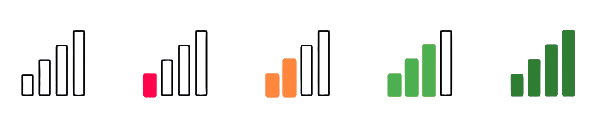
#> input picture designs/barre.png, 605 x 120 px, found by its file name
$ python Ophython.py
#> lines starting #> are read from the running program, lines starting #| are printed output that depends on the picture
from PIL import Image

# Ouvre l'image
image = Image.open('G:/My Drive/Ensias/1A/S2/PFA/systeme-vote/designs/barre.png')
#> image is the input picture: PIL image 605x120 RGBA; mean R, G, B, A 11.8, 13.6, 8.8, 27.3

# Dimensions de l'image originale
width, height = image.size
#> width = 605; height = 120

# Largeur de chaque segment
segment_width = 121

# Découpe l'image en cinq parties
for i in range(5):
    left = i * segment_width
    top = 0
    right = left + segment_width
    bottom = height

    # Crée la nouvelle image découpée
    cropped_image = image.crop((left, top, right, bottom))

    # Sauvegarde la partie découpée
    cropped_image.save(f'G:/My Drive/Ensias/1A/S2/PFA/systeme-vote/designs/niveau{i+1}.png')
#> this loop made 5 passes
#> pass 1, `cropped_image = image.crop((left, top, right, bottom))`:
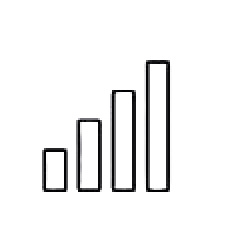
#> cropped_image: PIL image 121x120 RGBA (shown 2 times larger); mean R, G, B, A 6.3, 6.3, 6.5, 16; transparent parts drawn white
#> pass 2, `cropped_image = image.crop((left, top, right, bottom))`:
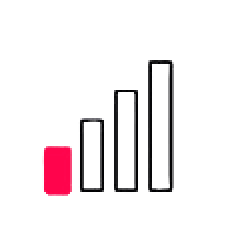
#> cropped_image: PIL image 121x120 RGBA (shown 2 times larger); mean R, G, B, A 12.3, 6.5, 8.3, 19.2; transparent parts drawn white
#> pass 3, `cropped_image = image.crop((left, top, right, bottom))`:
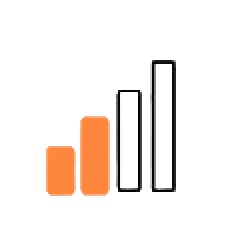
#> cropped_image: PIL image 121x120 RGBA (shown 2 times larger); mean R, G, B, A 19.8, 12.4, 7.9, 26.2; transparent parts drawn white
#> after the loop:
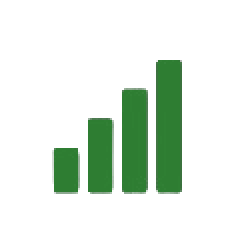
#> cropped_image: PIL image 121x120 RGBA (shown 2 times larger); mean R, G, B, A 8.9, 20.9, 9.6, 40.8; transparent parts drawn white

print("L'image a été découpée en 5 parties.")
